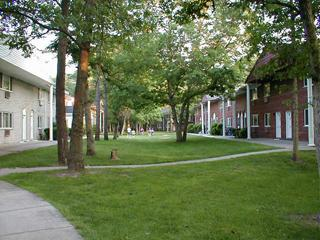
#> input picture src/images/1/Gramado_22k.jpg, 320 x 240 px, given in place of the camera
$ python sobel.py out.png
#> lines starting #> are read from the running program, lines starting #| are printed output that depends on the picture
import numpy as np
import cv2 as cv
import math
import sys

cap = cv.VideoCapture(0)


def on_trackbar(val):
    None


if not cap.isOpened():
    print("Cannot open camera")
    exit()

title = "Trabalho 3 - Sobel"
cv.namedWindow(title)

cv.createTrackbar("Gaussian", title, 0, 1, on_trackbar)
#> slider 'Gaussian' is set to 1
cv.createTrackbar("Gray", title, 0, 1, on_trackbar)
#> slider 'Gray' is set to 1


if len(sys.argv) > 1:
    ret, frame = cap.read()
#> frame is the input picture: shape (240, 320, 3); mean B, G, R 80, 114.7, 102.3
    height, width, _ = frame.shape
#> height = 240; width = 320
    fourcc = cv.VideoWriter_fourcc(*"MJPG")
    out = cv.VideoWriter(sys.argv[1], fourcc, 20.0, (width, height))


while True:
    # Capture frame-by-frame
    ret, frame = cap.read()

    gauss = cv.getTrackbarPos("Gaussian", title)
    gray = cv.getTrackbarPos("Gray", title)

    img = frame

    if gray == 1:
        img = cv.cvtColor(img, cv.COLOR_BGR2GRAY)
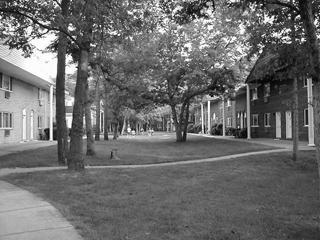
#> img: shape (240, 320); min 1, max 255, mean 107

    if gauss > 0 and gauss % 2 == 1:
        img = cv.GaussianBlur(img, (3, 3), 0)
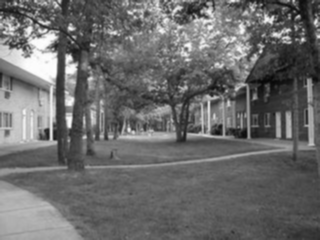
#> img: shape (240, 320); min 7, max 253, mean 107

    grad_x = cv.Sobel(img, cv.CV_64F, 1, 0)
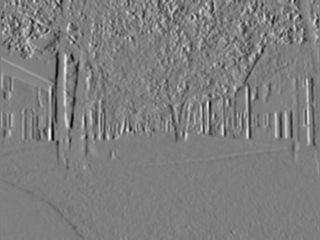
#> grad_x: shape (240, 320) float64; min -635, max 643, mean -1.5; drawn with min black and max white
    grad_y = cv.Sobel(img, cv.CV_64F, 0, 1)
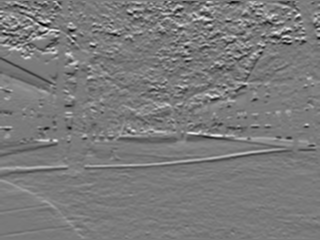
#> grad_y: shape (240, 320) float64; min -542, max 582, mean 0.1; drawn with min black and max white

    abs_grad_x = cv.convertScaleAbs(grad_x)
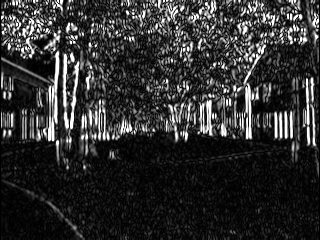
#> abs_grad_x: shape (240, 320); min 0, max 255, mean 47.4
    abs_grad_y = cv.convertScaleAbs(grad_y)
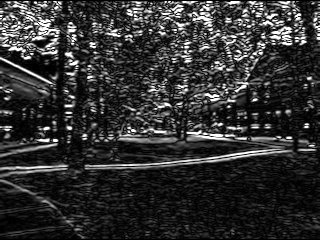
#> abs_grad_y: shape (240, 320); min 0, max 255, mean 49.3

    sobel = cv.addWeighted(abs_grad_x, 0.5, abs_grad_y, 0.5, 0)
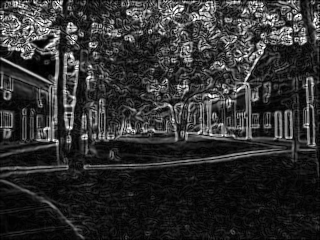
#> sobel: shape (240, 320); min 0, max 255, mean 48.4

    # if frame is read correctly ret is True
    if not ret:
        print("Can't receive frame (stream end?). Exiting ...")
        break

    cv.imshow("Original", frame)
    cv.imshow(title, sobel)

    if len(sys.argv) > 1:
        out.write(sobel)

    if cv.waitKey(1) == ord("q"):
#> (key q is pressed here)
        break


# When everything done, release the capture
cap.release()
cv.destroyAllWindows()
